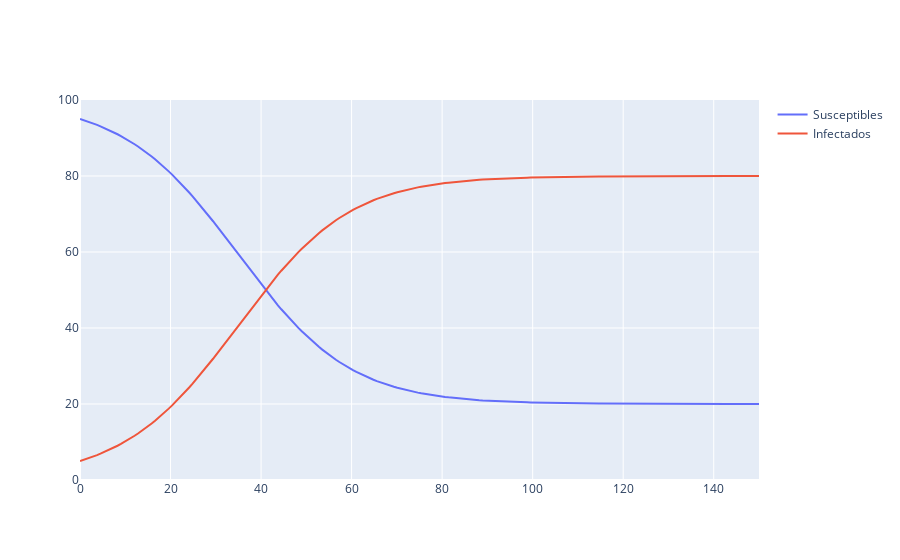

The notebook cell saved with this chart:
### Markdown cell above
## Modelo SIS

### Code cell
N = 100

S0 = 95
I0 = 5

alfa = 0.1
gamma = 0.02

T0 = 0
T = 150

secciones = 200 #deltaT en realidad es (T-T0)/secciones

deltaT = (T-T0)/secciones

tiempo = np.linspace(T0, T, secciones)

S = np.linspace(T0, T, secciones)
I = np.linspace(T0, T, secciones)

S[0] = S0
I[0] = I0

for j in range (secciones-1):
    S[j+1] = S[j]*(1-(alfa*deltaT/N)*I[j])+gamma*deltaT*I[j]
    I[j+1] = I[j]*(1-gamma*deltaT+(alfa*deltaT/N)*S[j])

# Figura
dfS = pd.DataFrame({'tiempo':tiempo, 'Susceptibles':S})
dfI = pd.DataFrame({'tiempo':tiempo, 'Infectados':I})

fig = go.Figure()
fig.add_trace(go.Scatter(x=tiempo, y=S,
                    mode='lines',
                    name='Susceptibles'))
fig.add_trace(go.Scatter(x=tiempo, y=I,
                    mode='lines',  #lines+markers
                    name='Infectados'))

#fig = px.line(df, x="Susceptibles", y="Infectados", title="Modelo SIS", markers=True) 
fig.show()

# Guardar svg
fig.write_image("./graficas_avanzadas_modelos_basicos/SIS_modelo.eps")

### Figure 1 — Plotly figure (JSON) as saved in the notebook; plotly's stock layout.template omitted (floating-point values rounded to 4 significant figures; data arrays with more than 128 entries replaced by an {"elided": "..."} marker saying what was removed)
{"data": [{"mode": "lines", "name": "Susceptibles", "type": "scatter", "x": {"elided": "200 float values"}, "y": {"elided": "200 float values"}}, {"mode": "lines", "name": "Infectados", "type": "scatter", "x": {"elided": "200 float values"}, "y": {"elided": "200 float values"}}], "layout": {}}
